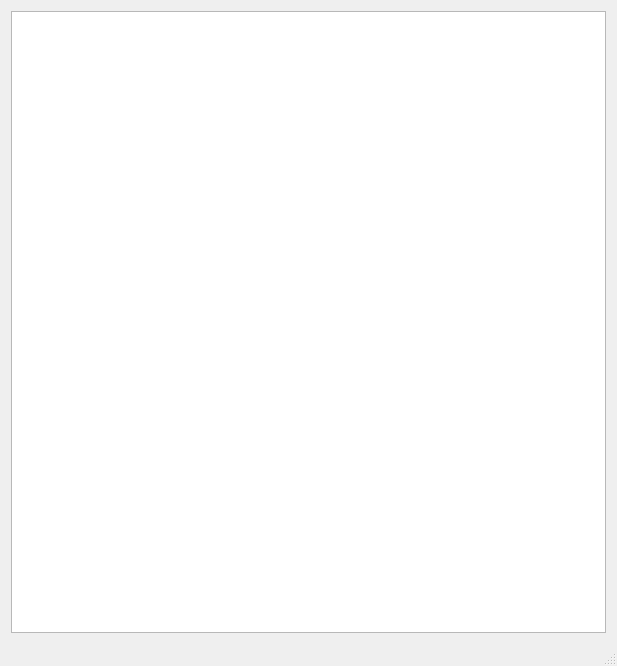
<?xml version="1.0" encoding="UTF-8"?>
<ui version="4.0">
 <class>MainWindow</class>
 <widget class="QMainWindow" name="MainWindow">
  <property name="geometry">
   <rect>
    <x>0</x>
    <y>0</y>
    <width>617</width>
    <height>666</height>
   </rect>
  </property>
  <property name="windowTitle">
   <string>MainWindow</string>
  </property>
  <widget class="QWidget" name="centralWidget">
   <layout class="QGridLayout" name="gridLayout">
    <item row="0" column="0">
     <widget class="QTableView" name="registrationStatus"/>
    </item>
   </layout>
  </widget>
  <widget class="QMenuBar" name="menuBar">
   <property name="geometry">
    <rect>
     <x>0</x>
     <y>0</y>
     <width>617</width>
     <height>22</height>
    </rect>
   </property>
  </widget>
  <widget class="QStatusBar" name="statusBar"/>
 </widget>
 <layoutdefault spacing="6" margin="11"/>
 <resources/>
 <connections/>
</ui>
